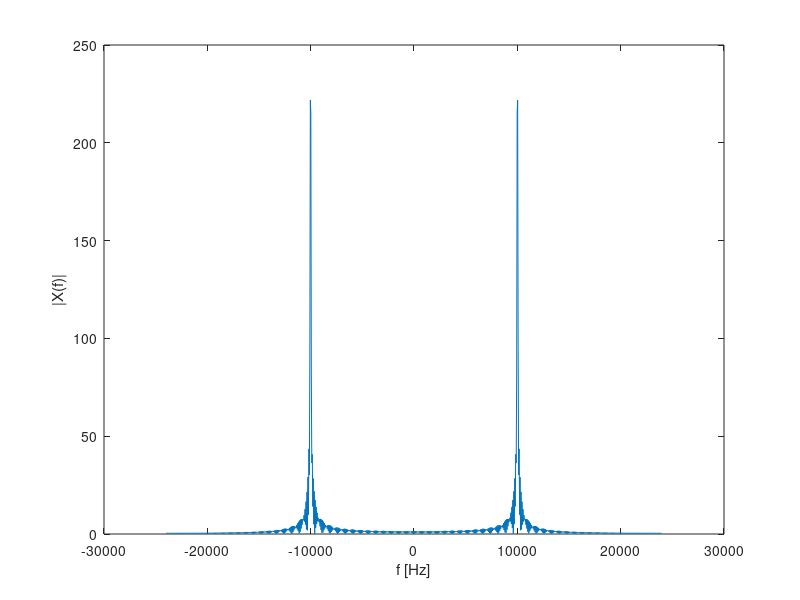
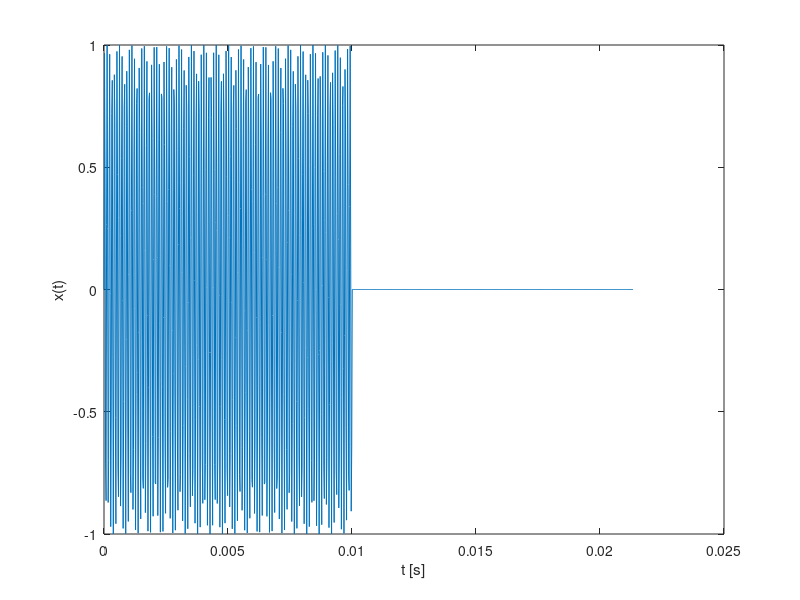

Source code (MATLAB) for these figures, in order: (Note: this script raises an error after producing the figures.)
clc; clear all; close all hidden;

fp = 10000; %Hz
Fs = 48000; % samples per second [Hz]
samples = 1024;
Tf = samples/Fs; %s
T = 1/Fs;
Tp = 0.01; % length of the pulse [s]

function x = g(t, fp, Tp)
    x=0;
    if t < Tp
        x = sin(2*pi*fp*t);
    end
end

% avec les param de l'énoncé
t = linspace(0, Tf, samples);
x = zeros(size(t));
for k = 1:length(t)
    x(k) = g(t(k), fp, Tp);
end

% fft avant de l'émettre et enregistrer
figure;
plot(Fs/samples*(-samples/2:samples/2-1), abs(fftshift(fft(x))))
xlabel('f [Hz]');
ylabel('|X(f)|');
figure;
plot(t, x);
xlabel('t [s]');
ylabel('x(t)');


player = audioplayer(repmat(x, 1, 50), Fs);
play(player);

recorder = audiorecorder(Fs, 24, 1);
record(recorder, Tf);

pause(Tf+1);

x_recorded = [getaudiodata(recorder)];
samples_recorded = length(x_recorded);

%plot(t, x_recorded');

fft_results = fft(x_recorded);
centered_fft_results = fftshift(fft_results); 

figure;
plot(Fs/samples_recorded*(-samples_recorded/2:samples_recorded/2-1), abs(centered_fft_results));



% avec un signal plus court
t = linspace(0, Tf, samples);
x = zeros(size(t));
for k = 1:length(t)
    x(k) = g(t(k), fp, 0.001);
end

figure;
plot(Fs/samples*(-samples/2:samples/2-1), abs(fftshift(fft(x))))